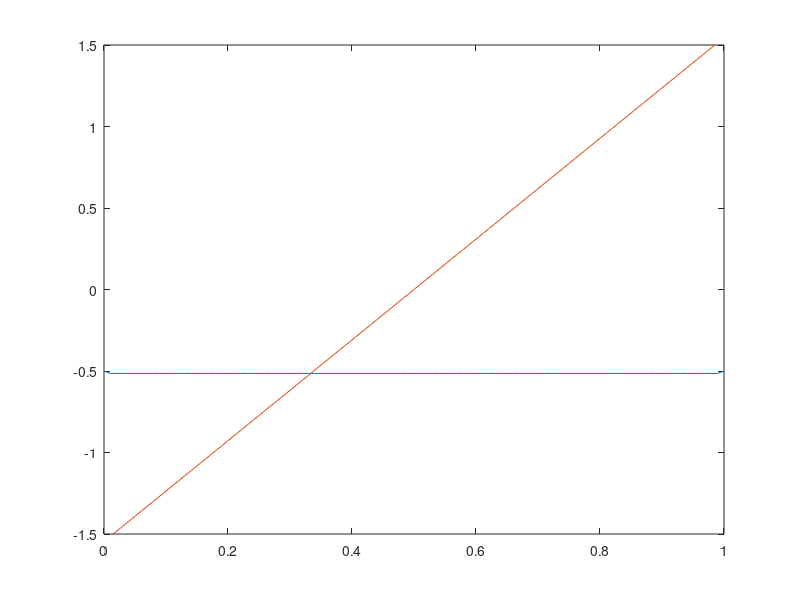

Here is the MATLAB script that generated this plot:
%%%%%%%%%%%%%%%%%%%%%%%%%%%%%%%%%%%%%%%%%%%%%%%%%%%%%%%%%%%%%%%%%%%%%%%%%%
% Description: This script implements the Lax Friedrich method to 
% numerically solve the scalar advection equation u_t + au_x = 0. 
% It stores all the parameters that define the desired 
% method.  Stable provided mu=abs(ak/h)<=1 
% Lax Friedrichs scheme
% u_new(j) = (u_old(j-1)+u_old(j+1))/2 - (mu/2)*(u_old(j+1)-u_old(j-1))

% parameters:
%   t0:intitial time
%   tf:final time
%   L:number of spatial grid points 
%   N: number of time grid points
%   f: function that gives inital data
%%%%%%%%%%%%%%%%%%%%%%%%%%%%%%%%%%%%%%%%%%%%%%%%%%%%%%%%%%%%%%%%%%%%%%%%%

%initialize parameters
t0=0;
tf=1;
L=100;
N=100;


%define space mesh
dx = 1/L;
x = 0:dx:1;
x = x';

%set inital funcitons  
InitialPressure = sin(pi * x)';
InitialVelocity = cos(pi * x)';


% define time mesh
dt = dx;
t = t0:dt:tf;

%wave speed details
rho0 = 1;                 %density
K0 = 1;                   %bulk modulus
Z0 = rho0 * K0;             %impedence
A = [0 K0; 1 / rho0 0];       %wave speed
R = [-Z0 Z0 ; 1 1];         

%impose boundary functions 
bd0=R*[sin(pi*t);cos(pi*t)];
bdL=R*[-sin(pi*(L-t));-cos(pi*(L-t))];
f=bd0(1,:)';
g=bdL(2,:)';
 
%CFL number
mu = A*dt/dx;

%preallocate u, set initial u value to f
U =struct('pressure', zeros(N+1,L+1), 'velocity',zeros(N+1,L+1));
U(:).pressure(1,:) = InitialPressure;
U(:).velocity(1,:) = InitialVelocity;



C=struct('w', zeros(N+1,2), 'z',zeros(N+1,2));
C.w(:,1)=f;
C.z(:,2)=g;


%loop through time
for n=1:N
    %loop through space
    for j=2:L
%u(n + 1,j)= (u(n,j - 1) + u(n,j + 1))/2 -(mu/2)*(u(n,j + 1) - u(n,j - 1))
      
      prev=(cell2mat({U.pressure(n,j-1),U.velocity(n,j-1)}))';
      next=(cell2mat({U.pressure(n,j+1),U.velocity(n,j+1)}))';
      newU= (prev + next)/ 2 - (mu/ 2) * (next - prev);

      U.pressure(n + 1 , j)=newU(1);
      U.velocity(n+1,j)=newU(2);
    end
    
    %Set values at boundaries using periodic BC's
    j=1;
    
    prev=R*(cell2mat({U.pressure(n,j),U.velocity(n,j)}))';
    next=R*(cell2mat({U.pressure(n,j+1),U.velocity(n,j+1)}))';
    curr = 2 * prev - next;
    C.z(n,j)=curr(2);
    newC=(cell2mat({C.w(n,j),C.z(n,j)}))';
    newU=R\newC;
    U.pressure(n+1,j)=newU(1);
    U.velocity(n+1,j)=newU(2);
    
       
    j = L+1;
    % u(L+1) == u(2)
    prev=R*(cell2mat({U.pressure(n,j),U.velocity(n,j)}))';
    next=R*(cell2mat({U.pressure(n,j-1),U.velocity(n,j-1)}))';
    curr = 2 * prev - next;
    C.w(n,2)=curr(1);
    newC=(cell2mat({C.w(n,2),C.z(n,2)}))';
    newU=R\newC;
    U.pressure(n+1,j)=newU(1);
    U.velocity(n+1,j)=newU(2);
    
end

clf
%figure(glf)
% hold on
for i=1:L
   
    plot(x,U.pressure(i,:),x,U.velocity(i,:))
	axis([0 1 -1.5 1.5])
    pause(.05)
    drawnow
end
hold off

